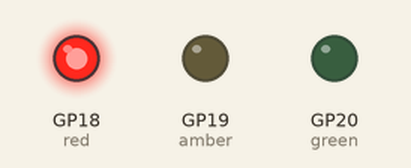
The program below on a simulated Raspberry Pi Pico running MicroPython. Shown: output pins drawn as LEDs (lit = HIGH). What the program prints to the serial console is not drawn.

Above: at 10.0 s.
At 20.5 s:
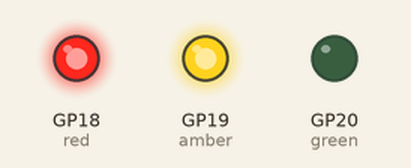
At 36.0 s:
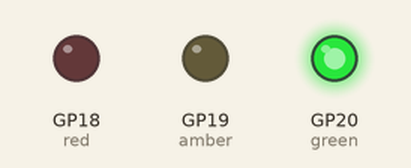
At 52.0 s:
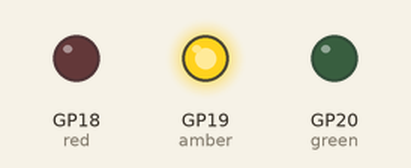
Timing chart, 0 to 68.9 s (numbered marks = the images above):
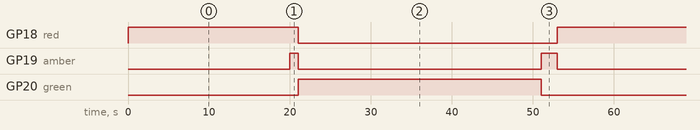

Measured:
- by itself, GP18 (red): alternates HIGH for 21.0 s and LOW for 32.0 s
- by itself, GP19 (amber): repeats every 53.0 s: LOW 30.0 s, HIGH 2.0 s, LOW 20.0 s, HIGH 1.0 s
- by itself, GP20 (green): alternates HIGH for 30.0 s and LOW for 23.0 s

The program:

day2-traffic-lights.py
```python
# Imports
from machine import Pin
import time

#Set up our LED names and GPIO pin numbers
red = Pin(18, Pin.OUT)
amber = Pin(19, Pin.OUT)
green = Pin(20, Pin.OUT)

counter = 1 # Set the counter to 1

while True: # While forever

    print(counter) # Print the current counter

    # Traffic light STOP
    red.value(1) # ON
    amber.value(0) # OFF
    green.value(0) # OFF

    time.sleep(20) # Wait for STOP

    # Traffic light GET READY
    red.value(1) # ON
    amber.value(1) # ON
    green.value(0) # OFF

    time.sleep(1) # Wait for GET READY

    # Traffic light GO
    red.value(0) # OFF
    amber.value(0) # OFF
    green.value(1) # ON

    time.sleep(30) # Wait for GO

    # Traffic light SLOW
    red.value(0) # OFF
    amber.value(1) # ON
    green.value(0) # OFF

    time.sleep(2) # Wait for SLOW

    counter += 1 # Add 1 to our counter
```
